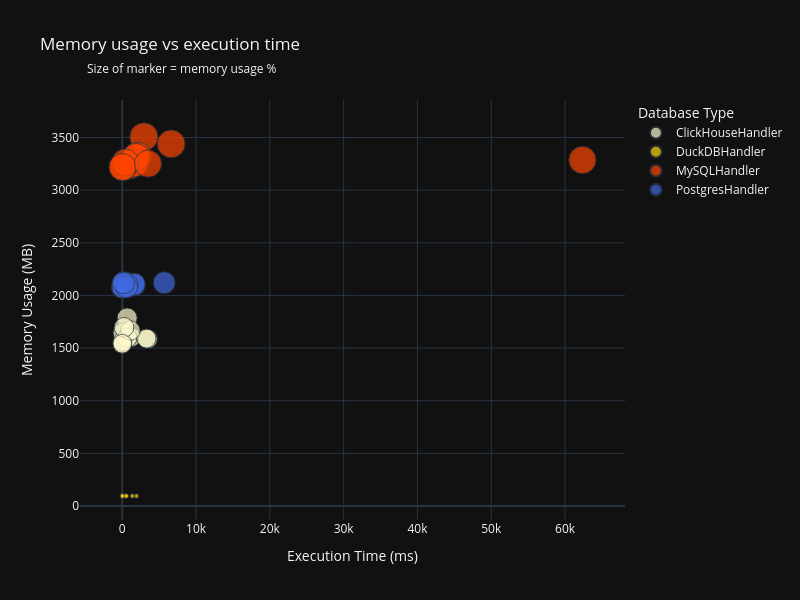

Source (notebook cell):
### Code cell
mem_execution = px.scatter(
   mem_execution_time,
   x='execution_time_ms',
   y='memory_usage_mb',
   color='database_type',
    size='total_memory_usage_mb',
   title='Memory usage vs execution time',
   color_discrete_map=color_map,
   template=template,
   height=600,
   width=800,
   #log_x=True,
   #log_y=True
)

mem_execution.update_layout(
    xaxis_title="Execution Time (ms)",
    yaxis_title="Memory Usage (MB)",
    legend_title="Database Type",

    annotations=[
        dict(xref='paper', yref='paper',
             x=.01, y=1.1,
             showarrow=False,
             text="Size of marker = memory usage %",
             font=dict(size=12),
             align="left")
    ]   
)
mem_execution.show()

### Figure 1 — Plotly figure (JSON) as saved in the notebook; plotly's stock layout.template omitted (floating-point values rounded to 4 significant figures)
{"data": [{"hovertemplate": "database_type=ClickHouseHandler<br>execution_time_ms=%{x}<br>memory_usage_mb=%{y}<br>total_memory_usage_mb=%{marker.size}<extra></extra>", "legendgroup": "ClickHouseHandler", "marker": {"color": "lemonchiffon", "size": [1541.0, 1786.0, 1645.0, 1601.0, 1597.0, 1586.0, 1558.0, 1591.0, 1667.0, 1697.0, 1541.0], "sizemode": "area", "sizeref": 8.767, "symbol": "circle"}, "mode": "markers", "name": "ClickHouseHandler", "orientation": "v", "showlegend": true, "type": "scatter", "x": [16.14, 669.2, 60.26, 1203.0, 697.8, 3471.0, 7.09, 3278.0, 1116.0, 241.8, 7.33], "xaxis": "x", "y": [1541.0, 1786.0, 1645.0, 1601.0, 1597.0, 1586.0, 1558.0, 1591.0, 1667.0, 1697.0, 1541.0], "yaxis": "y"}, {"hovertemplate": "database_type=DuckDBHandler<br>execution_time_ms=%{x}<br>memory_usage_mb=%{y}<br>total_memory_usage_mb=%{marker.size}<extra></extra>", "legendgroup": "DuckDBHandler", "marker": {"color": "gold", "size": [95.25, 95.23, 95.25, 95.23, 95.25, 95.25, 95.23, 95.25, 95.13, 95.23, 95.23], "sizemode": "area", "sizeref": 8.767, "symbol": "circle"}, "mode": "markers", "name": "DuckDBHandler", "orientation": "v", "showlegend": true, "type": "scatter", "x": [213.1, 213.9, 9.36, 1929.0, 18.46, 2.12, 1349.0, 2.92, 507.8, 52.17, 551.7], "xaxis": "x", "y": [95.25, 95.23, 95.25, 95.23, 95.25, 95.25, 95.23, 95.25, 95.13, 95.23, 95.23], "yaxis": "y"}, {"hovertemplate": "database_type=MySQLHandler<br>execution_time_ms=%{x}<br>memory_usage_mb=%{y}<br>total_memory_usage_mb=%{marker.size}<extra></extra>", "legendgroup": "MySQLHandler", "marker": {"color": "orangered", "size": [3236.0, 3507.0, 3255.0, 3326.0, 3220.0, 3314.0, 3440.0, 3262.0, 3219.0, 3252.0, 3287.0], "sizemode": "area", "sizeref": 8.767, "symbol": "circle"}, "mode": "markers", "name": "MySQLHandler", "orientation": "v", "showlegend": true, "type": "scatter", "x": [977.0, 2932.0, 1706.0, 2083.0, 124.0, 1868.0, 6628.0, 400.3, 22.88, 3496.0, 62350.0], "xaxis": "x", "y": [3236.0, 3507.0, 3255.0, 3326.0, 3220.0, 3314.0, 3440.0, 3262.0, 3219.0, 3252.0, 3287.0], "yaxis": "y"}, {"hovertemplate": "database_type=PostgresHandler<br>execution_time_ms=%{x}<br>memory_usage_mb=%{y}<br>total_memory_usage_mb=%{marker.size}<extra></extra>", "legendgroup": "PostgresHandler", "marker": {"color": "royalblue", "size": [2115.0, 2080.0, 2121.0, 2099.0, 2109.0, 2103.0, 2077.0, 2107.0, 2081.0, 2079.0, 2121.0], "sizemode": "area", "sizeref": 8.767, "symbol": "circle"}, "mode": "markers", "name": "PostgresHandler", "orientation": "v", "showlegend": true, "type": "scatter", "x": [697.2, 42.29, 5685.0, 1645.0, 1605.0, 686.7, 19.6, 74.16, 64.62, 607.6, 177.7], "xaxis": "x", "y": [2115.0, 2080.0, 2121.0, 2099.0, 2109.0, 2103.0, 2077.0, 2107.0, 2081.0, 2079.0, 2121.0], "yaxis": "y"}], "layout": {"annotations": [{"align": "left", "font": {"size": 12}, "showarrow": false, "text": "Size of marker = memory usage %", "x": 0.01, "xref": "paper", "y": 1.1, "yref": "paper"}], "height": 600, "legend": {"itemsizing": "constant", "title": {"text": "Database Type"}, "tracegroupgap": 0}, "title": {"text": "Memory usage vs execution time"}, "width": 800, "xaxis": {"anchor": "y", "domain": [0, 1], "title": {"text": "Execution Time (ms)"}}, "yaxis": {"anchor": "x", "domain": [0, 1], "title": {"text": "Memory Usage (MB)"}}}}
